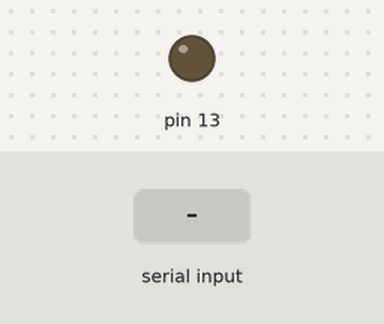
This sketch was run on a simulated Arduino Uno, built with avr-gcc and run on an emulated ATmega328P. Shown: output pins drawn as LEDs (lit = HIGH). Dashed ring = blinking. The test bench sets the inputs (shaded band).

Above: at 1.2 s.
1.3 s: "1\n" received over Serial
At 1.42 s:
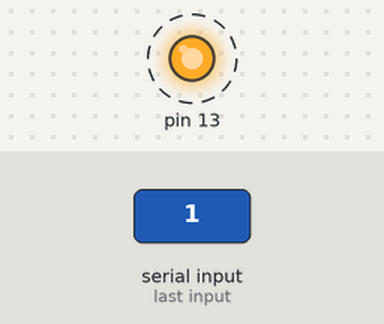
Timing chart, 0 to 10.3 s (numbered marks = the images above; inputs shaded):
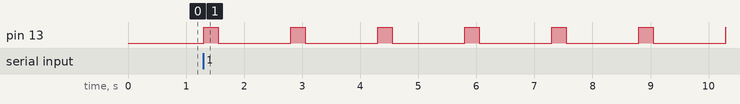

Measured:
- after the input at 1.3 s, pin 13: alternates HIGH for 0.25 s and LOW for 1.2 s, starting at once

The sketch:

Part1_b.ino
```cpp
void setup() {
  // put your setup code here, to run once:
  Serial.begin(9600);
  pinMode(13,OUTPUT);
}

void loop() {
  // put your main code here, to run repeatedly:
  if (Serial.available()) { // If data is available on the Serial port
    // String message = Serial.readString(); // Read the data
    // Serial.println(message);
    // Serial.print("RS");


  int a = 100;
  String mystr;
  mystr = String(a);


  while(Serial.readStringUntil('\n')!= mystr)
  // if (Serial.readStringUntil('\n') < mystr)
  {
    digitalWrite(13,HIGH);
    delay(250);
    digitalWrite(13,LOW);
    delay(250);
  }

  if (Serial.readStringUntil('\n') == mystr){
    digitalWrite(13,HIGH);
    delay(500);
  }
  }
}
```
